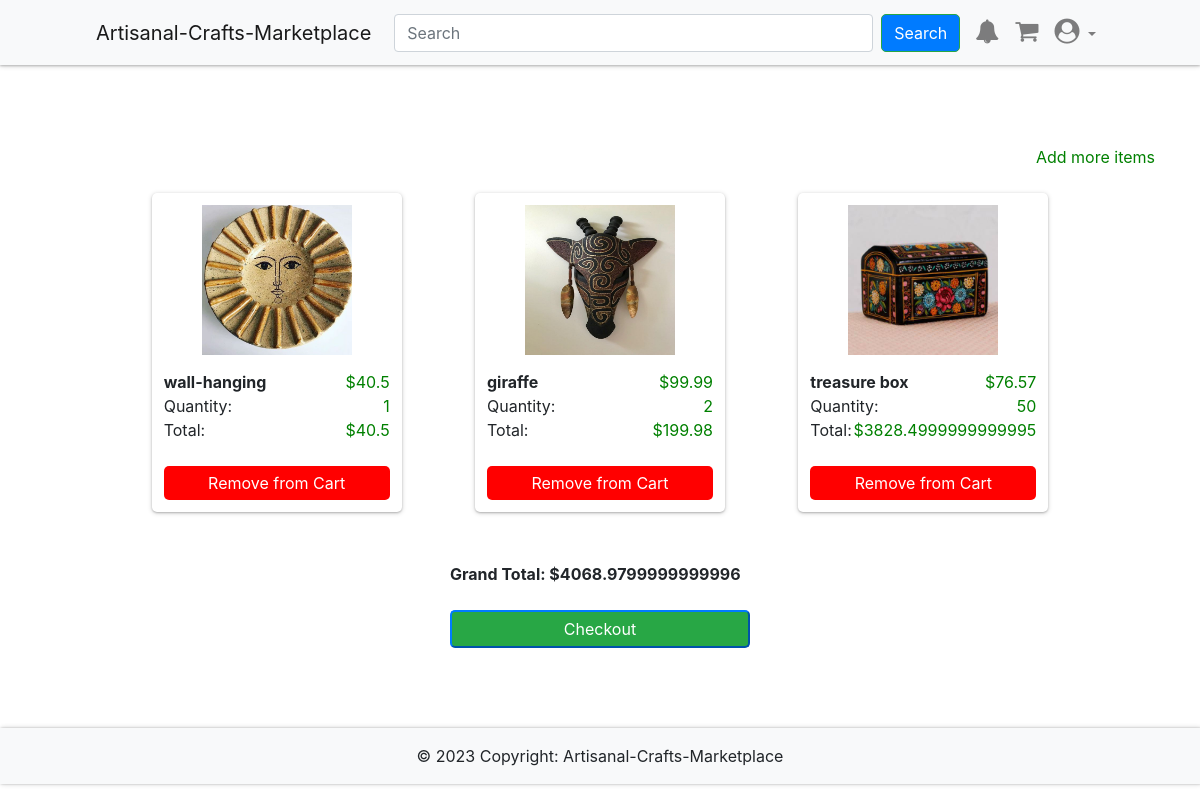
Page /cart (signed in) on the committed database.
### app/db_models.py (models this page shows)
class Item(db.Model):
	__tablename__ = "items"
	id = db.Column(db.Integer, primary_key=True)
	name = db.Column(db.String(100), nullable=False)
	price = db.Column(db.Float, nullable=False)
	category = db.Column(db.Text, nullable=False)
	image = db.Column(db.String(250), nullable=False)
	details = db.Column(db.String(250), nullable=False)
	price_id = db.Column(db.String(250), nullable=False)
	orders = db.relationship("Ordered_item", backref="item")
	in_cart = db.relationship("Cart", backref="item")

### app/__init__.py (the view)
@app.route("/cart")
@login_required
def cart():
    price = 0
    price_ids = []
    items = []
    quantity = []
    for cart in current_user.cart:
        items.append(cart.item)
        quantity.append(cart.quantity)
        price_id_dict = {
            "price": cart.item.price_id,
            "quantity": cart.quantity,
        }
        price_ids.append(price_id_dict)
        price += cart.item.price * cart.quantity
    return render_template('cart.html', items=items, price=price, price_ids=price_ids, quantity=quantity)

### app/__init__.py (called while the page is built)
@app.context_processor
def inject_now():
    return {'now': datetime.utcnow()}

@login_manager.user_loader
def load_user(user_id):
    return User.query.get(user_id)

### app/templates/cart.html (shortened to what this page needs)
{% extends "base.html" %}
{% block content %}
    {% if not items %}
        <div class="flash-error">
            Cart is empty!<br>
            <a href="{{ url_for('home') }}">Discover new items</a>
        </div>
    {% else %}
        <a href="{{ url_for('home') }}" class="right-item">Add more items</a><br><br>
    {% endif %}
    <div class="items">
        {% for i in range(items|length) %}
        <div class="item">
            <div class="item-wrapper">
                <div class="img-wrapper">
                    <img src="{{ url_for('static', filename=items[i].image) }}" class="pic" alt="{{ items[i].name }}">
                </div>
                <b>{{ items[i].name }}</b>
                <span class="right-item">${{ items[i].price }}</span><br>
                Quantity:
                <span class="right-item">{{ quantity[i] }}</span><br>
                Total:
                <span class="right-item">${{ quantity[i]*items[i].price }}</span>
                <br><br>
                <a href="{{ url_for('remove', id=items[i].id, quantity=quantity[i]) }}">
                    <button class="remove-from-cart">Remove from Cart</button>
                </a>
            </div>
        </div>
        {% endfor %}
    </div>
    {% if price %}
    <div class="check">
        <form method="POST" action="{{ url_for('create_checkout_session') }}">
            Grand Total: ${{ price }} <br><br>
            <button class="bg-success btn-block btn-primary checkout">Checkout</button>
        </form>
    </div>
    {% endif %}
{% endblock %}

### app/templates/base.html (shortened to what this page needs)
{% import "bootstrap/wtf.html" as wtf %}
<!DOCTYPE html>
<html lang="en">
  <head>
    <link rel="stylesheet" href="https://maxcdn.bootstrapcdn.com/bootstrap/4.0.0/css/bootstrap.min.css">
    <link rel="stylesheet" type="text/css" href="{{ url_for('static', filename='styles.css') }}">
    <link rel="stylesheet" href="https://cdnjs.cloudflare.com/ajax/libs/font-awesome/4.7.0/css/font-awesome.min.css">
  </head>
  <body>
    <nav class="navbar navbar-expand-lg navbar-light bg-light">
      <a class="navbar-brand" href="{{ url_for('home') }}">Artisanal-Crafts-Marketplace</a>
      <div class="collapse navbar-collapse" id="navbarSupportedContent">
        <form class="form-inline my-2 my-lg-0 ml-auto" action="{{ url_for('search') }}">
          <input class="form-control mr-sm-2" type="search" name="query" placeholder="Search" size="40" required>
          <input class="btn btn-outline-success my-2 my-sm-0" type="submit" value="Search">
        </form>
        <ul class="navbar-nav ml-auto">
          {% if not current_user.is_authenticated %}
          <li class="nav-item">
            <a class="nav-link" href="{{ url_for('home') }}">Home</a>
          </li>
            <li class="nav-item">
              <a class="nav-link" href="{{ url_for('login') }}">Login</a>
            </li>
            <li class="nav-item">
              <a class="nav-link" href="{{ url_for('register') }}">Register</a>
            </li>
          {% else %}
            <li class="nav-item">
              <a class="nav-link" href="#">
                <i class='fa fa-bell' style='font-size:24px'></i>
              </a>
            </li>
            <li class="nav-item">
              <a class="nav-link" href="{{ url_for('cart') }}">
                <i class="fa fa-shopping-cart" style="font-size:25px"></i>
              </a>
            </li>
          <li class="nav-item dropdown">
            <a class="nav-link dropdown-toggle" href="#" id="navbarDropdown" role="button" data-toggle="dropdown" aria-haspopup="true" aria-expanded="false">
              <i class='fa fa-user-circle' style='font-size:25px'></i>
            </a>
          </li>
          {% endif %}
        </ul>
      </div>
    </nav>
    <div class="container">
      <div class="main">
        {% block content %}
        {% endblock %}
      </div>
    </div>
    <footer class="bg-light text-center text-lg-start">
      <div class="text-center p-3">
        © {{ now.year }} Copyright:
        Artisanal-Crafts-Marketplace
      </div>
    </footer>
  </body>
</html>

### app/static/styles.css (style rules this page uses)
.main { padding: 10vh 0; }
.navbar { padding: .7rem 6rem; box-shadow: 0 1px 2px 0 rgba(0, 0, 0, 0.2), 0 1px 5px 0 rgba(0, 0, 0, 0.19); }
footer { box-shadow: 1px 0 2px 0 rgba(0, 0, 0, 0.2), 1px 0 5px 0 rgba(0, 0, 0, 0.19); }
form .btn { background: #007bff; color: white; border-radius: 5px; }
.items { max-width: 900px; margin: 0 auto; display: flex; justify-content: space-around; flex-wrap: wrap; gap: 70px; }
.item { width:250px; padding: 12px; box-shadow: 0 1px 2px 0 rgba(0, 0, 0, 0.2), 0 1px 5px 0 rgba(0, 0, 0, 0.19); border-radius: 5px; display: flex; flex-direction: column; justify-content: center; }
.remove-from-cart { background-color: red; }
.add-to-cart, .remove-from-cart { width: 100%; border: none; color: white; padding: 5px; border-radius: 5px; cursor: pointer; }
.pic { width:150px; height: 150px; }
.img-wrapper { display: flex; justify-content: center; margin-bottom: 15px; }
.right-item { float:right; color:green; }
.check { max-width: 300px; margin: 0 auto; margin-top: 50px; font-weight: bold; }
.checkout { cursor:pointer; padding: 5px; border-radius:5px; }

### rows in the picture
Item: image+name (picture), name "wall-hanging", price "40.5", quantity[i]*items[i].price "40.5"
Item: image+name (picture), name "giraffe", price "99.99", quantity[i]*items[i].price "199.98"
Item: image (picture), name "treasure box", price "76.57", quantity[i]*items[i].price "3828.4999999999995"

### other values in the picture
{{ quantity[i] }} "1" "2" "50"
{{ price }} "4068.9799999999996"
